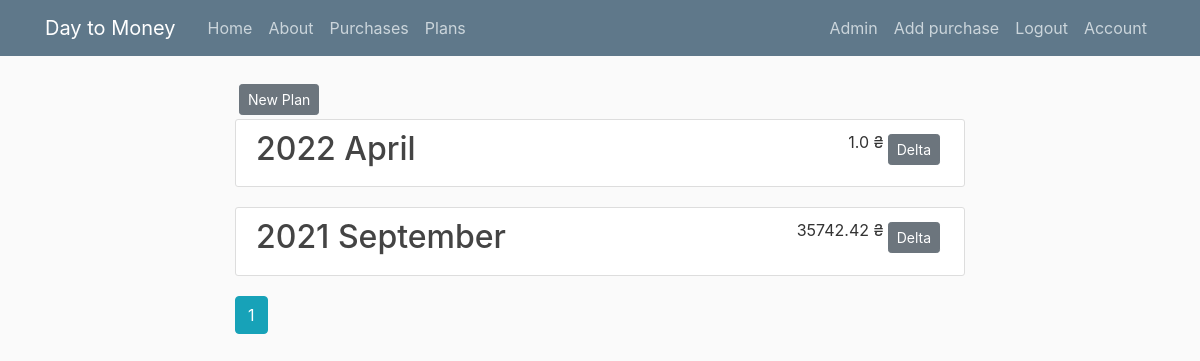
The page /planning/monthly/months (signed in) on the database its author committed.
### app/models.py (models this page shows)
class Month_plans(db.Model):  # todo think about cascading delete with sqlalchemy
	id = db.Column(db.Integer, primary_key=True)
	month = db.Column(db.Date, nullable=True)
	income = db.Column(db.Float, nullable=True, default=0)
	money_for_month = db.Column(db.Float, nullable=True, default=0)
	money_for_day = db.Column(db.Float, nullable=True, default=0)
	list_of_planned_spending = db.relationship('Types_of_month_spend', backref='list_for_month', lazy=True)
	user_id = db.Column(db.Integer, db.ForeignKey('users.id'), nullable=True, default=1)  # todo change id

### app/month_plan/routes.py (the view)
@month_plans.route('/planning/monthly/months', methods=['GET', 'POST'])
@login_required
def show_all_months():
	page = request.args.get('page', 1, type=int)
	month_plans = Month_plans.query.filter_by(user_id=current_user.id).order_by(Month_plans.month.desc()).paginate(
		page=page, per_page=5)
	return render_template('month_plans/monthplanning.html', month_plans=month_plans, myfunction=months_names)

### app/helper/name_months.py (called while the page is built)
def months_names(month_number):
	match month_number:
		case 1:
			return 'January'
		case 2:
			return 'February'
		case 3:
			return 'March'
		case 4:
			return 'April'
		case 5:
			return 'May'
		case 6:
			return 'June'
		case 7:
			return 'July'
		case 8:
			return 'August'
		case 9:
			return 'September'
		case 10:
			return 'October'
		case 11:
			return 'November'
		case 12:
			return 'December'

### app/models.py (called while the page is built)
@login_manager.user_loader
def load_user(user_id):
	return Users.query.get(int(user_id))

### app/templates/month_plans/monthplanning.html (shortened to what this page needs)
{% extends "layout.html" %} {% block content %}
<button type="button" class="btn btn-secondary btn-sm m-1" data-toggle="modal" data-target="#newplanModal">New Plan</button>
    {% for  test in month_plans.items%}
           <article class="media content-section"> <div class="media-body">
            <h2><a class="article-title" href="{{ url_for('month_plans.month_plan_table_test', month_plan_id=test.id) }}">{{ test.month.year }} {{ myfunction(test.month.month) }}</a></h2>
            </div>
               <p class="article-content">{{ test.income }} ₴
                   <form action="{{ url_for('delta_flows.delta_flow_month', month_plan_id=test.id) }}" method="POST">
                    <input class="btn btn-secondary btn-sm m-1" type="submit" value="Delta">
                </form>
               </p>
           </article>
    {% endfor %}
{% for page_num in month_plans.iter_pages(left_edge=1, right_edge=1, left_current=1, right_current=2) %} {% if page_num %} {% if month_plans.page == page_num %}
<a class="btn btn-info mb-4" href="{{ url_for('month_plans.show_all_months', page=page_num) }}">{{ page_num }}</a> {% else %}
<a class="btn btn-outline-info mb-4" href="{{ url_for('month_plans.show_all_months', page=page_num) }}">{{ page_num }}</a> {% endif %} {% else %} ... {% endif %} {% endfor %} {% endblock content %}

### app/static/css/main.css (style rules this page uses)
body { background: #fafafa; color: #333333; margin-top: 5rem; }
h1, h2, h3, h4, h5, h6 { color: #444444; }
.content-section { background: #ffffff; padding: 10px 20px; border: 1px solid #dddddd; border-radius: 3px; margin-bottom: 20px; }
.article-title { color: #444444; }
.article-content { white-space: pre-line; }

### rows shown on the page
Month_plans: month.year "2022", month "April", income "1.0"
Month_plans: month.year "2021", month "September", income "35742.42"

### other values the page prints
{{ page_num }} "1"
